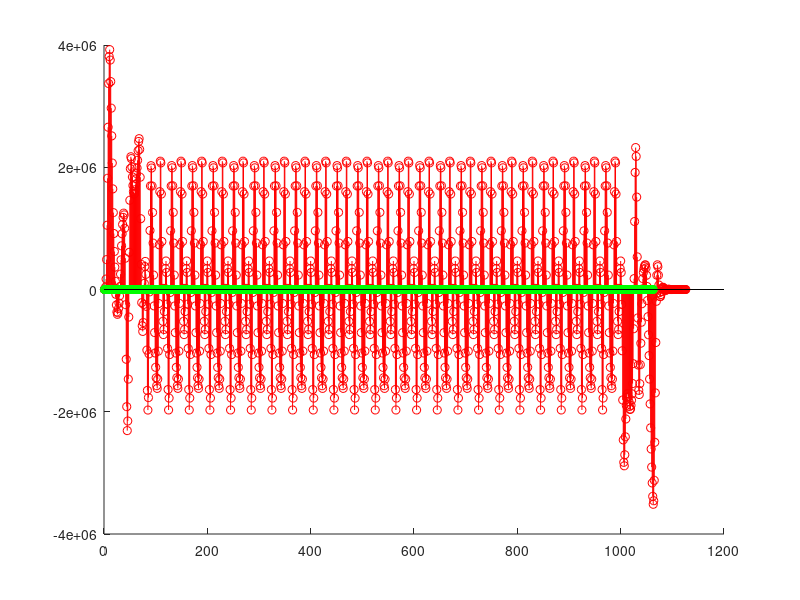

Source code (MATLAB):
#! /usr/bin/octave -qf
1;
clear all;

# Leo el archivo

fid = load("pb100.txt");

fid = fid';

# Creo las cinco senales senoidales

f = [ 50 75 100 125 150 ];

ini = 0;
fin = 1;
fm = 1000;
T = 1/fm;

t = ini : T : fin - T;

sins = sin(2 * pi * f' * t); # en cada fila tengo una senal

x_n = sum(sins);

# Convolucionamos

y_n = conv(x_n, fid);

# Deconvolucionamos

fourier = ifft(abs(1./fft(fid)));

x_n_d = conv(y_n, abs(fourier));

clf;

hold on;

stem(x_n, 'k');
stem(x_n_d, 'r');
stem(y_n, 'g');

hold off;
